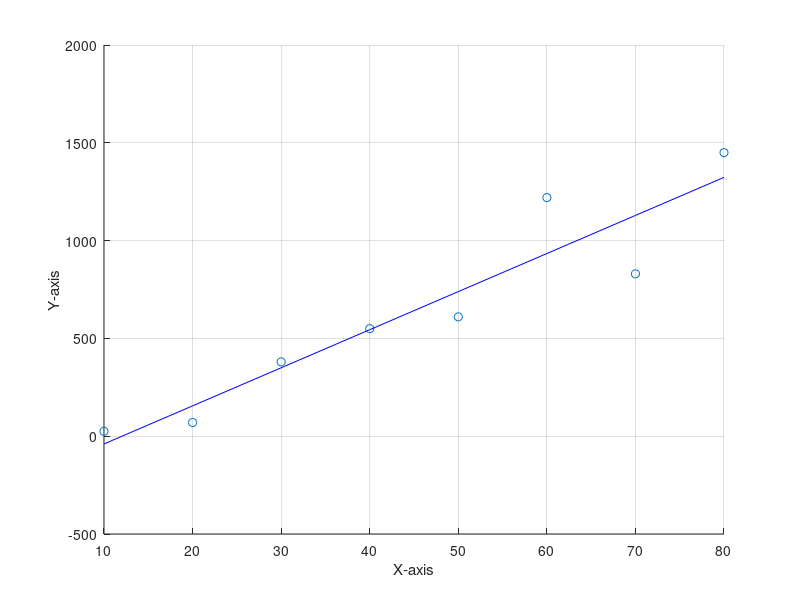

MATLAB code to generate this figure:
clear all
clc
close all

x = 10:10:80;
y = [25 70 380 550 610 1220 830 1450];
X = [0 2 4 6 9 11 12 15 17 19];
Y = [ 5 6 7 6 9 8 8 10 12 12];
p = polyfit(x,y,1); % for linear regression
% p = polyfit(x,y,2); % for quadratic regression
% p = polyfit(x,y,13); % for cubic regression

scatter (x,y,'r*');
grid on;
xlabel('X-axis'); ylabel('Y-axis');
y1=p(2)+p(1)*x;
hold on;
plot(x,y1,'-b');
